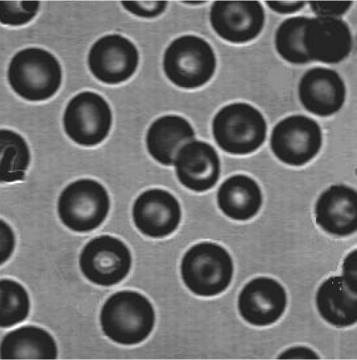
%> input picture xxb.png, 357 x 360 px
$ octave T53.m   (GNU Octave 9; MATLAB toolbox functions it lacks are replaced by stand-ins)
%> lines starting %> are read from the running program, lines starting %| are printed output that depends on the picture
I=imread('xxb.png');
%> I is the input picture: size 360x357x3 uint8; mean R, G, B 111.6, 111.7, 111.6
I=rgb2gray(I);
%> I: size 360x357 uint8
BW=edge(I,'roberts');
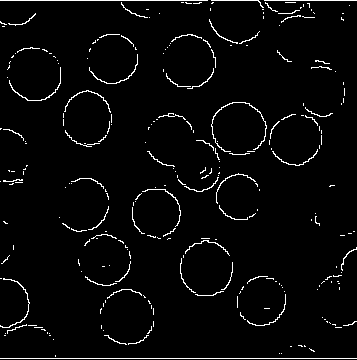
%> BW: size 360x357 logical; 3.3% white in thin lines or dots
[rim,thresh1]=edge(I,'roberts');
%> thresh1 = 0.0981
figure;
subplot(1,2,1);
imshow(rim);
BW=edge(I,'roberts',0.05);
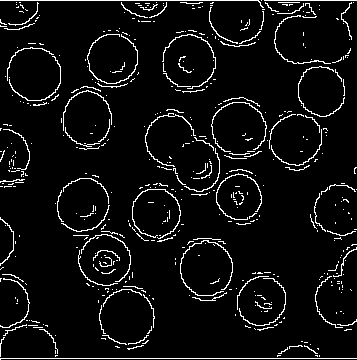
%> BW: size 360x357 logical; 5.9% white in thin lines or dots
subplot(1,2,2);
I_reverse = imcomplement(rim);
%> I_reverse: size 360x357 logical; 96.7% white; black in thin lines or dots
imshow(I_reverse);
